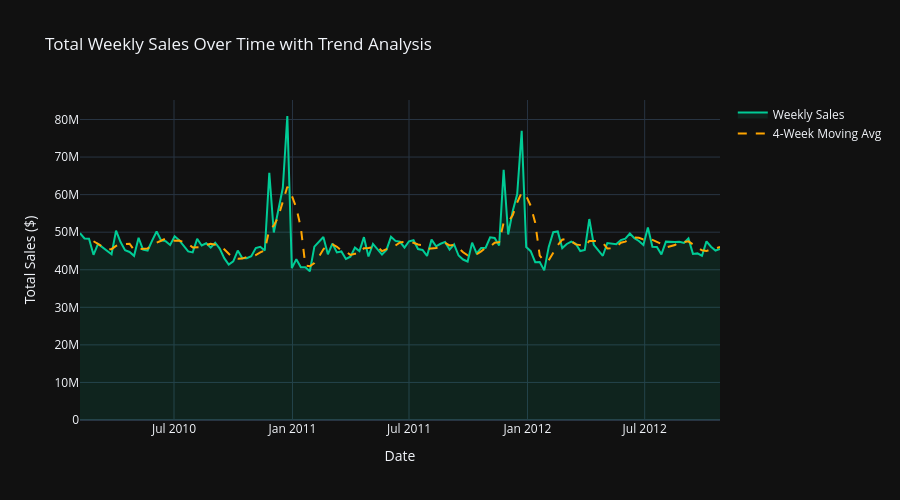

Notebook cell for this chart:
### Markdown cell above
### 2.1 Time Series Analysis: Sales Trends Over Time

### Code cell
# Interactive time series with trend line
sales_by_date = df.groupby("Date")["Weekly_Sales"].sum().reset_index()

fig = go.Figure()

# Main sales line
fig.add_trace(go.Scatter(
    x=sales_by_date['Date'],
    y=sales_by_date['Weekly_Sales'],
    mode='lines',
    name='Weekly Sales',
    line=dict(color='#00CC96', width=2),
    fill='tozeroy',
    fillcolor='rgba(0, 204, 150, 0.1)'
))

# Add moving average
sales_by_date['MA_4w'] = sales_by_date['Weekly_Sales'].rolling(window=4).mean()
fig.add_trace(go.Scatter(
    x=sales_by_date['Date'],
    y=sales_by_date['MA_4w'],
    mode='lines',
    name='4-Week Moving Avg',
    line=dict(color='#FFA500', width=2, dash='dash')
))

fig.update_layout(
    title='Total Weekly Sales Over Time with Trend Analysis',
    xaxis_title='Date',
    yaxis_title='Total Sales ($)',
    hovermode='x unified',
    height=500
)

fig.show()

### Figure 1 — Plotly figure (JSON) as saved in the notebook; plotly's stock layout.template omitted (floating-point values rounded to 4 significant figures; data arrays with more than 128 entries replaced by an {"elided": "..."} marker saying what was removed)
{"data": [{"fill": "tozeroy", "fillcolor": "rgba(0, 204, 150, 0.1)", "line": {"color": "#00CC96", "width": 2}, "mode": "lines", "name": "Weekly Sales", "type": "scatter", "x": {"elided": "143 str values"}, "y": {"elided": "143 float values"}}, {"line": {"color": "#FFA500", "dash": "dash", "width": 2}, "mode": "lines", "name": "4-Week Moving Avg", "type": "scatter", "x": {"elided": "143 str values"}, "y": {"elided": "143 float values"}}], "layout": {"height": 500, "hovermode": "x unified", "title": {"text": "Total Weekly Sales Over Time with Trend Analysis"}, "xaxis": {"title": {"text": "Date"}}, "yaxis": {"title": {"text": "Total Sales ($)"}}}}
